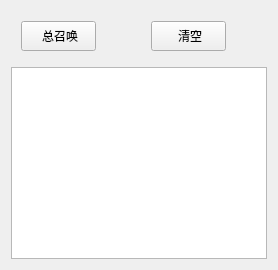
       <widget class="QWidget" name="tab_TollCall">
        <attribute name="title">
         <string>总召唤</string>
        </attribute>
        <layout class="QVBoxLayout" name="verticalLayout_4">
         <item>
          <widget class="QWidget" name="widget_6" native="true">
           <property name="minimumSize">
            <size>
             <width>0</width>
             <height>50</height>
            </size>
           </property>
           <widget class="QPushButton" name="Btn_TotalCall">
            <property name="geometry">
             <rect>
              <x>10</x>
              <y>10</y>
              <width>75</width>
              <height>30</height>
             </rect>
            </property>
            <property name="sizePolicy">
             <sizepolicy hsizetype="Fixed" vsizetype="Fixed">
              <horstretch>0</horstretch>
              <verstretch>0</verstretch>
             </sizepolicy>
            </property>
            <property name="text">
             <string> 总召唤</string>
            </property>
           </widget>
           <widget class="QPushButton" name="Btn_TotalCall_Clear">
            <property name="geometry">
             <rect>
              <x>140</x>
              <y>10</y>
              <width>75</width>
              <height>30</height>
             </rect>
            </property>
            <property name="sizePolicy">
             <sizepolicy hsizetype="Fixed" vsizetype="Fixed">
              <horstretch>0</horstretch>
              <verstretch>0</verstretch>
             </sizepolicy>
            </property>
            <property name="text">
             <string> 清空</string>
            </property>
           </widget>
          </widget>
         </item>
         <item>
          <widget class="QTableView" name="tableView_TotalCall"/>
         </item>
        </layout>
       </widget>
